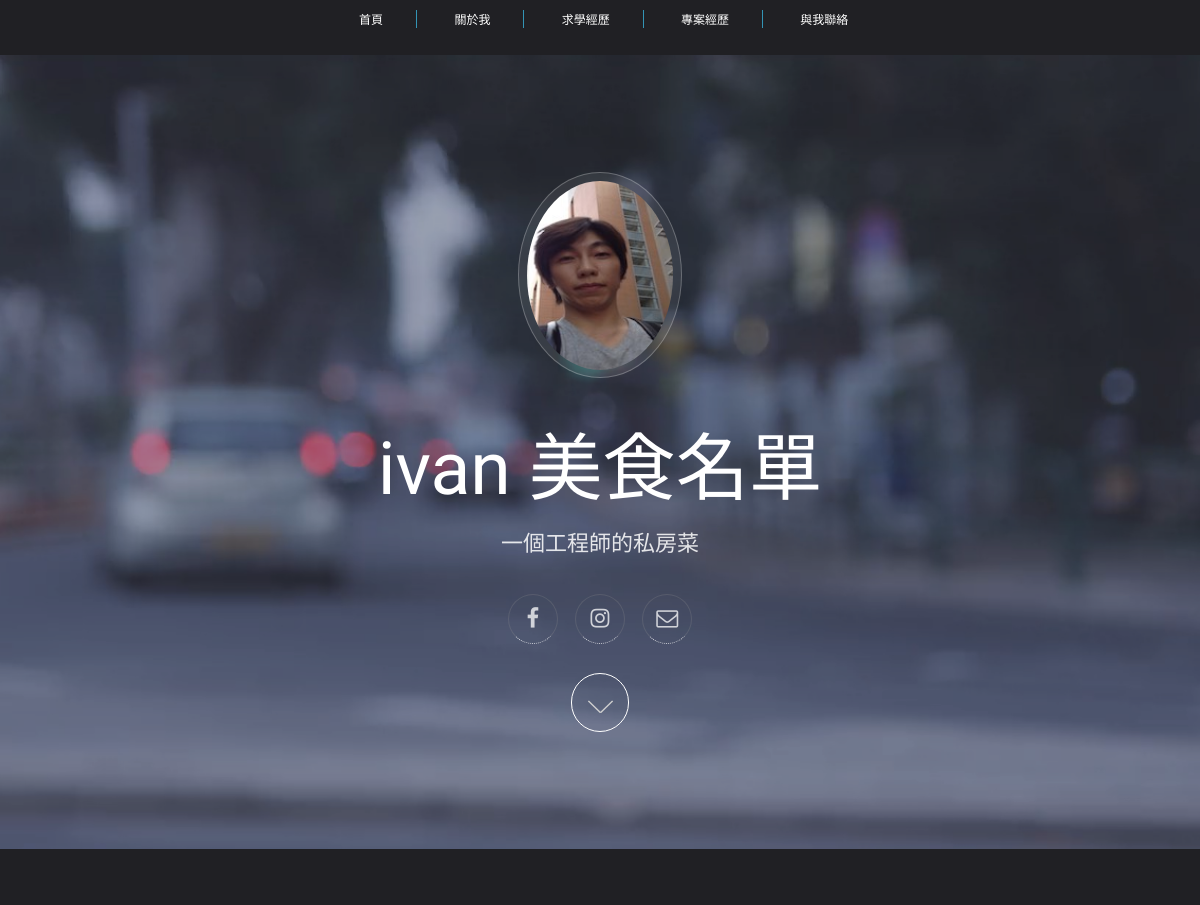
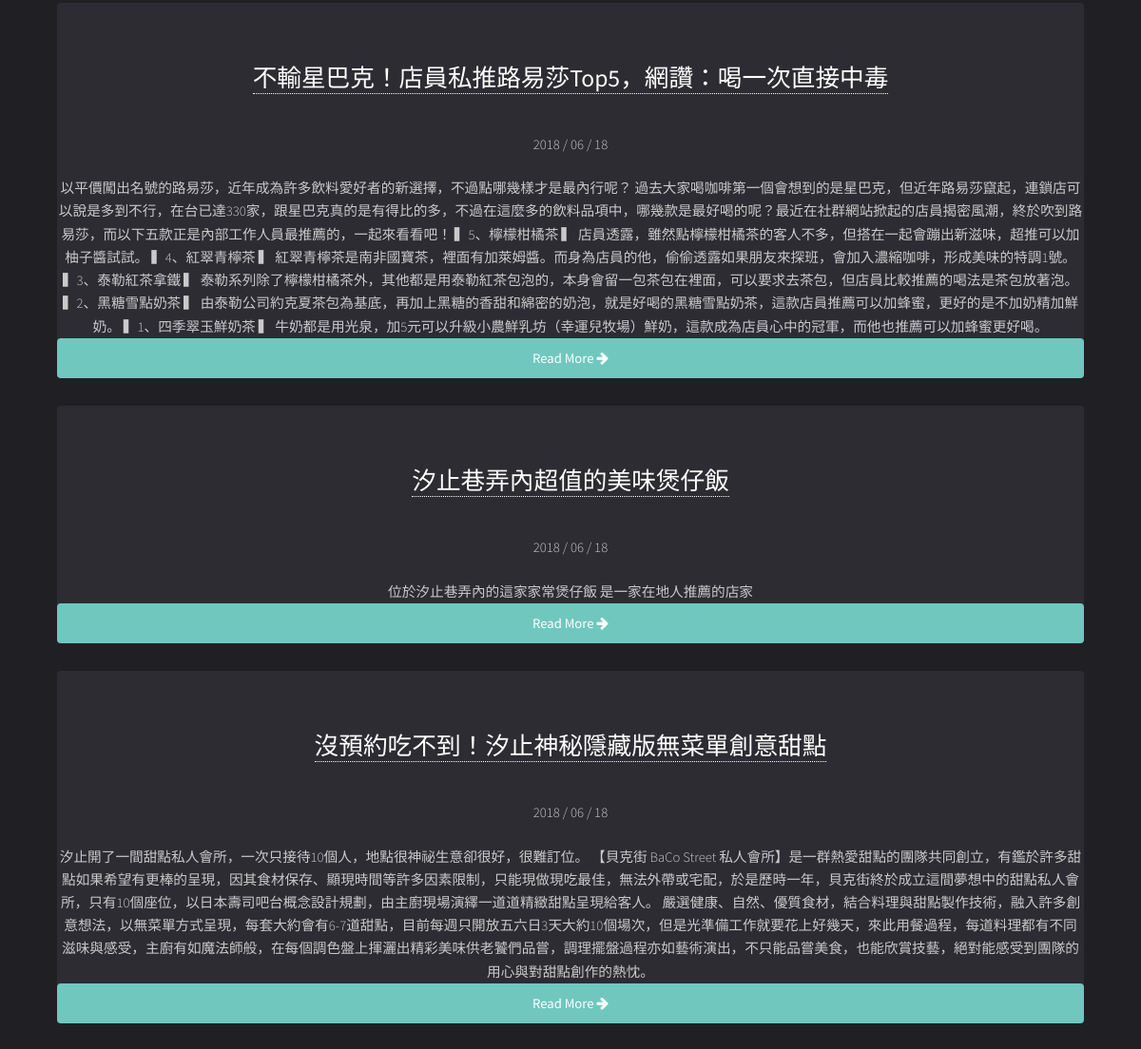
The page / on the database its author committed (2 pictures, top to bottom).
### blog/models.py (models this page shows, shortened)
class Post(models.Model):
    title = models.CharField(max_length=100)
    content = models.TextField(blank=True)
    photo = models.URLField(blank=True)
    location = models.CharField(max_length=100)
    created_at = models.DateTimeField(auto_now_add=True)

### blog/views.py (the view)
# urls.py: 2. Add a URL to urlpatterns:  path('', views.home, name='home')
def home(request):
    post_list = Post.objects.all()
    return render(request, 'home.html', {
        'post_list': post_list,
    })

### blog/templates/home.html (shortened to what this page needs)
<!DOCTYPE html>
 {% load staticfiles %}
<html>
<head>
    <link rel="stylesheet" href="{% static 'css/main.css' %}" />
</head>
<body id="top">
<div id="menu" class="container">
		<ul>
			<li class="current_page_item"><a href="#" accesskey="1" title="">首頁</a></li>
			<li><a href="#" accesskey="1" title="">關於我</a></li>
			<li><a href="#" accesskey="2" title="">求學經歷</a></li>
			<li><a href="#" accesskey="3" title="">專案經歷</a></li>
			<li><a href="#" accesskey="4" title="">與我聯絡</a></li>
		</ul>
	</div>
				<section id="banner" data-video="{% static 'images/banner' %}">
					<div class="inner">
						<header id="header">
                            <span class="avatar"><img src="{% static 'images/avatar.jpg' %}" alt="" /></span>
							<h1>ivan 美食名單</h1>
							<p>一個工程師的私房菜</p>
                            <ul class="icons">
							<li><a href="https://www.facebook.com/suyu.shih.7" class="icon style2 fa-facebook"><span class="label">Facebook</span></a></li>
							<li><a href="#" class="icon style2 fa-instagram"><span class="label">Instagram</span></a></li>
							<li><a href="suyu0213@gmail.com" class="icon style2 fa-envelope-o"><span class="label">Email</span></a></li>
						</ul>
						</header>
						<a href="#main" class="more">Learn More</a>
					</div>
				</section>
    <div id="main">
        {% for post in post_list %}
        <div class="inner">
            <div class="box">
                <div class="inner">
                    <h2 class="inner">
                        <a href="{% url 'post_detail' pk=post.pk %}">{{ post.title }}</a>
                    </h2>
                    <div class="date">{{ post.created_at|date:"Y / m / d" }}</div>
                </div>
                <div class="post-content read-more-block">
                    {{ post.content }}
                </div>
                <div class="post-footer">
                    <a class="button fit" href="{% url 'post_detail' pk=post.pk %}">
                        Read More <i class="fa fa-arrow-right"></i>
                    </a>
                </div>
            </div>
        </div>
        {% endfor %}
    </div>
</body>
</html>

### rows shown on the page
Post: title "不輸星巴克！店員私推路易莎Top5，網讚：喝一次直接中毒", created_at "2018 / 06 / 18", content "以平價闖出名號的路易莎，近年成為許多飲料愛好者的新選擇，不過點哪幾樣才是最內行呢？ 過去大家喝咖啡第一個會想到的是星巴克，但近年路易莎竄起，連鎖店可以說是多到不行，在台已達330家，跟星巴克真的是有得比的多，不過在這麼多的飲料品項中，哪幾款是最好喝的呢？最近在社群網站掀起的店員揭密風潮，終於吹到路易莎，而以下五款正是內部工作人員最推薦的，一起來看看吧！ ▍5、檸檬柑橘茶 ▍ 店員透露，雖然點檸檬柑橘茶的客人不多，但搭在一起會蹦出新滋味，超推可以加柚子醬試試。 ▍4、紅翠青檸茶 ▍ 紅翠青檸茶是南非國寶茶，裡面有加萊姆醬。而身為店員的他，偷偷透露如果朋友來探班，會加入濃縮咖啡，形成美味的特調1號。 ▍3、泰勒紅茶拿鐵 ▍ 泰勒系列除了檸檬柑橘茶外，其他都是用泰勒紅茶包泡的，本身會留一包茶包在裡面，可以要求去茶包，但店員比較推薦的喝法是茶包放著泡。 ▍2、黑糖雪點奶茶 ▍ 由泰勒公司約克夏茶包為基底，再加上黑糖的香甜和綿密的奶泡，就是好喝的黑糖雪點奶茶，這款店員推薦可以加蜂蜜，更好的是不加奶精加鮮奶。 ▍1、四季翠玉鮮奶茶 ▍ 牛奶都是用光泉，加5元可以升級小農鮮乳坊（幸運兒牧場）鮮奶，這款成為店員心中的冠軍，而他也推薦可以加蜂蜜更好喝。"
Post: title "汐止巷弄內超值的美味煲仔飯", created_at "2018 / 06 / 18", content "位於汐止巷弄內的這家家常煲仔飯 是一家在地人推薦的店家"
Post: title "沒預約吃不到！汐止神秘隱藏版無菜單創意甜點", created_at "2018 / 06 / 18", content "汐止開了一間甜點私人會所，一次只接待10個人，地點很神祕生意卻很好，很難訂位。 【貝克街 BaCo Street 私人會所】是一群熱愛甜點的團隊共同創立，有鑑於許多甜點如果希望有更棒的呈現，因其食材保存、顯現時間等許多因素限制，只能現做現吃最佳，無法外帶或宅配，於是歷時一年，貝克街終於成立這間夢想中的甜點私人會所，只有10個座位，以日本壽司吧台概念設計規劃，由主廚現場演繹一道道精緻甜點呈現給客人。 嚴選健康、自然、優質食材，結合料理與甜點製作技術，融入許多創意想法，以無菜單方式呈現，每套大約會有6-7道甜點，目前每週只開放五六日3天大約10個場次，但是光準備工作就要花上好幾天，來此用餐過程，每道料理都有不同滋味與感受，主廚有如魔法師般，在每個調色盤上揮灑出精彩美味供老饕們品嘗，調理擺盤過程亦如藝術演出，不只能品嘗美食，也能欣賞技藝，絕對能感受到團隊的用心與對甜點創作的熱忱。"
